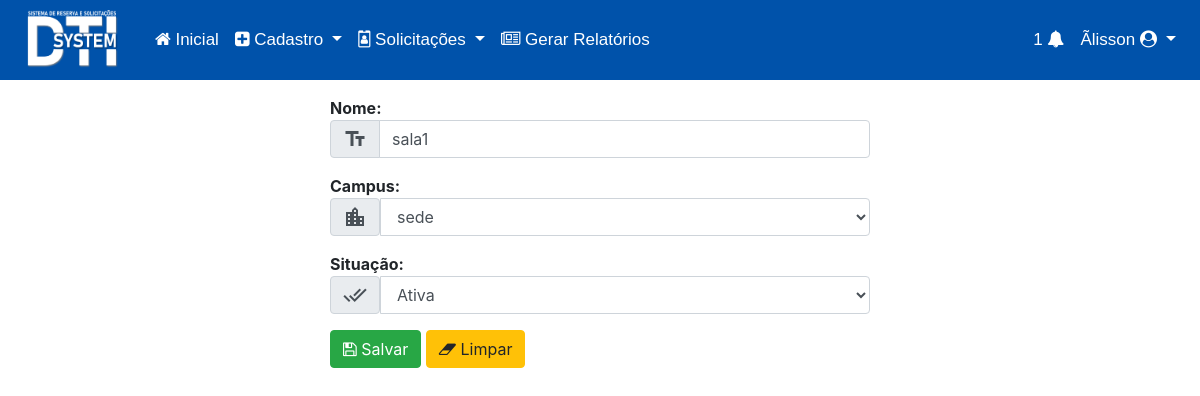
/view/views/editarsala.php?id=2 (signed in), run on an earlier commit of the app's database.
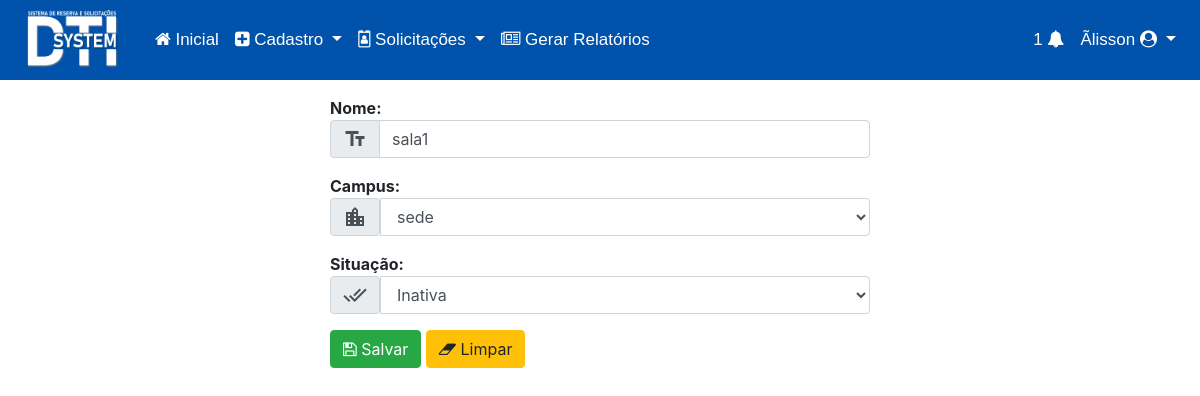
And on a later commit of the database.
### tables this page shows
CREATE TABLE `sala` (
  `id` int(11) NOT NULL,
  `nome` varchar(200) NOT NULL,
  `campus` int(11) NOT NULL,
  `situacao` tinyint(1) NOT NULL
);

CREATE TABLE `campus` (
  `id` int(11) NOT NULL,
  `nome` varchar(200) NOT NULL,
  `cnpj` varchar(200) NOT NULL,
  `endereco` varchar(200) NOT NULL,
  `bairro` varchar(200) NOT NULL
);

### config/DB.php (called while the page is built, shortened)
<?php
    class DB{
        private static $instancia;
        public static function getInstancia(){
            if(!isset(self::$instancia)){
                try{
                    self::$instancia = new PDO('mysql:host='.HOST.';dbname='.BASE,USER,PASS);
                    self::$instancia->setAttribute(PDO::ATTR_ERRMODE, PDO::ERRMODE_EXCEPTION);
                    self::$instancia->setAttribute(PDO::ATTR_DEFAULT_FETCH_MODE, PDO::FETCH_OBJ);
                }catch(PDOException $erro){
                    echo $erro->getMessage();
                    echo "Erro na instancia da conexao";
                }
            }
            return self::$instancia;
        }
        public static function prepare($sql){
            return self::getInstancia()->prepare($sql);
        }
    }
?>

### view/views/editarsala.php (the view, shortened to what this page needs)
<?php
$id =  filter_input(INPUT_GET,'id', FILTER_SANITIZE_NUMBER_INT);
include_once '../../config/DB.php';
?>
<!DOCTYPE html>
<html lang="pt-br">
<head>
    <link rel="stylesheet" href="../../css/home.css">
    <link rel="stylesheet" href="https://stackpath.bootstrapcdn.com/bootstrap/4.3.1/css/bootstrap.min.css">
    <link rel="stylesheet" href="../../fonts/font-awesome-4.7.0/css/font-awesome.min.css">
</head>
<body>
<?php
  include 'menu.php';
  $resultaQuery = "SELECT * FROM sala where id= $id";
  $resulta = $conecta->prepare($resultaQuery);
  $resulta->execute();
  $resultaEditar = $resulta->fetch(PDO::FETCH_ASSOC);
?>
<form method="POST" action="../../controller/salas/Salas.controller.php">
<div class="container">
<div class="row justify-content-center">
  <div class="col-md-6">
    <div class="form-group" style="margin-top: 3%;">
      <b>Nome:</b>
      <div class="input-group mb-3">
            <div class="input-group-prepend">
            <span class="input-group-text" id="basic-addon1"><i class='material-icons left'>text_fields</i></span>
            </div>
            <input type="text" name="nome" class="form-control" placeholder="Digite o nome da Sala." aria-label="Username" aria-describedby="basic-addon1" value="<?php if(isset($resultaEditar['nome'])) { echo $resultaEditar['nome']; } ?>">
      </div>
      <b>Campus:</b>
      <div class="input-group mb-3">
      <span class="input-group-text" id="basic-addon1"><i class='material-icons left'>location_city</i></span>
      <select class="form-control" name="select_campus" id="exampleFormControlSelect1">
        <?php
              $result_campus = "SELECT * FROM campus";
              $exec = DB::prepare($result_campus);
              $exec->execute();
              while($dados = $exec->fetch(PDO::FETCH_ASSOC)):?>
              <option value="<?php echo $dados['id']?>"  <?php echo $dados['id'] == $resultaEditar['campus'] ? "selected" : "" ?>>
                  <?php echo $dados['nome']?>
              </option>
          <?php
              endwhile;
              ?>
      </select>
      </div>
      <b>Situação:</b>
      <div class="input-group mb-3">
      <span class="input-group-text" id="basic-addon1"><i class='material-icons left'>done_all</i></span>
      <select class="form-control" name="situacao" id="exampleFormControlSelect1">
            <option value="1">Ativa</option>
            <option value="0" <?php echo $resultaEditar['situacao'] == 0 ? "selected" : "" ?>>Inativa</option>
      </select>
      </div>
      <div class="botaoentrar" style="margin-top: 10px;">
          <button type="submit" class="btn btn-success"><i class="fa fa-floppy-o" aria-hidden="true"></i> Salvar</button>
          <button type="reset" class="btn btn-warning"><i class="fa fa-eraser" aria-hidden="true"></i> Limpar</button>
      </div>
    </div>
  </div>
</div>
</div>
</form>
</body>
</html>

What changed in the data, as far as the page shows it:
changed sala "sala1": situacao (not shown) → "Inativa"
Also different on the page:
form field situacao: "Ativa" → (not shown)
